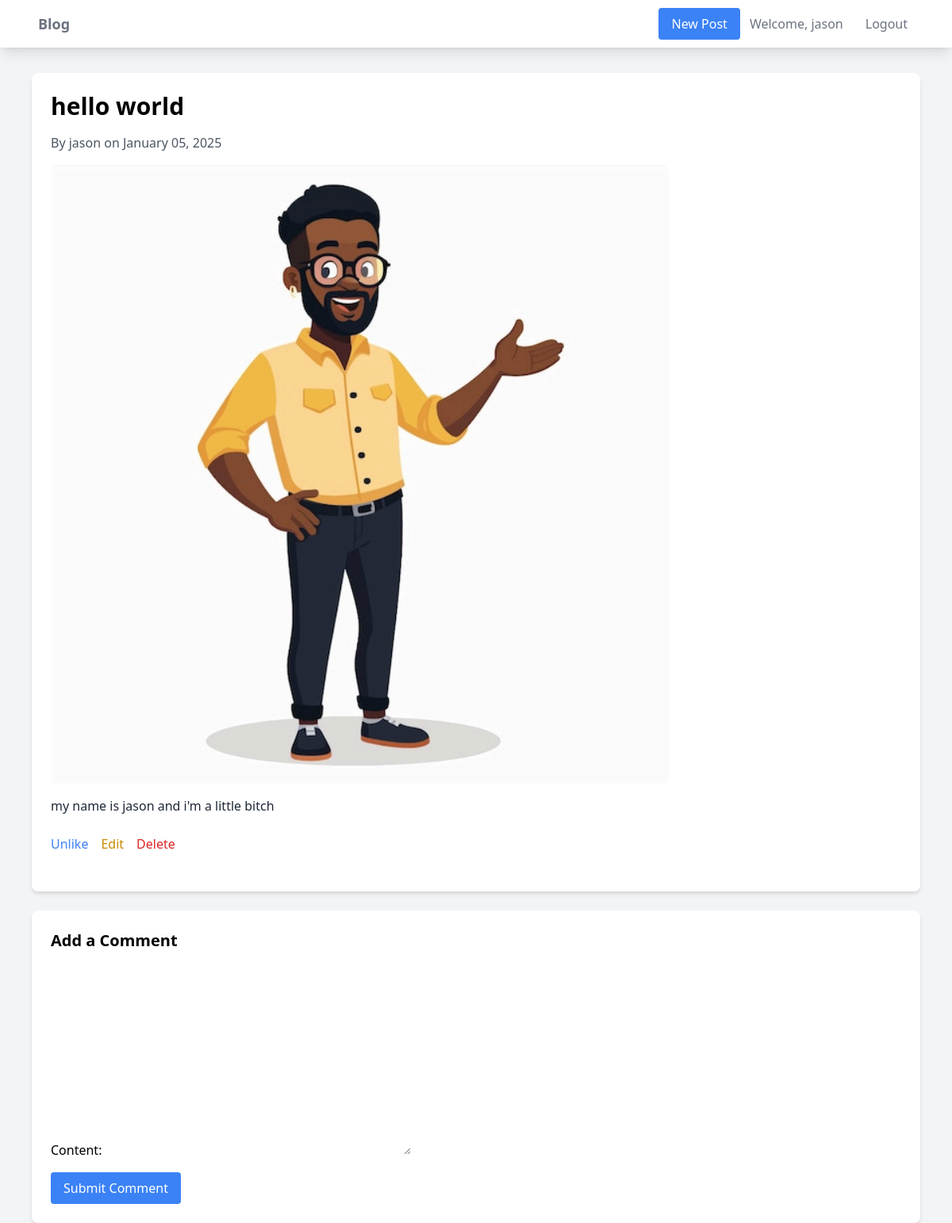
Page /post/1/ (signed in) on the committed database.
### core/models.py (models this page shows, shortened)
class Post(models.Model):
    title = models.CharField(max_length=200)
    content = models.TextField()
    author = models.ForeignKey(User, on_delete=models.CASCADE)
    created_at = models.DateTimeField(auto_now_add=True)
    updated_at = models.DateTimeField(auto_now=True)
    image = models.ImageField(upload_to='posts/', null=True, blank=True)
    likes = models.ManyToManyField(User, related_name='liked_posts', blank=True)

### core/views.py (the view)
# urls.py: path('post/<int:pk>/', PostDetailView.as_view(), name='post-detail'),
class PostDetailView(DetailView):
    model = Post
    template_name = 'core/post_detail.html'
    def get_context_data(self, **kwargs):
        context = super().get_context_data(**kwargs)
        context['comment_form'] = CommentForm()
        return context

### core/forms.py
class CommentForm(forms.ModelForm):
    class Meta:
        model = Comment
        fields = ['content']

### templates/core/post_detail.html (shortened to what this page needs)
{% extends 'base.html' %} {% block content %}
<article class="bg-white rounded-lg shadow-md p-6">
	<h1 class="text-3xl font-bold mb-4">{{ post.title }}</h1>
	<p class="text-gray-600 mb-4">
		By {{ post.author }} on {{ post.created_at|date:"F d, Y" }}
	</p>
	{% if post.image %}
	<img
		src="{{ post.image.url }}"
		alt="{{ post.title }}"
		class="mb-4 rounded-lg max-w-full" />
	{% endif %}
	<p class="text-gray-800 mb-6">{{ post.content }}</p>
	<div class="flex items-center mb-6">
		<form
			action="{% url 'post-like' post.pk %}"
			method="POST"
			class="inline">
			<button
				type="submit"
				class="text-blue-500 hover:text-blue-700">
				{% if user in post.likes.all %} Unlike {% else %} Like {% endif %}
			</button>
		</form>
		{% if user == post.author %}
		<a
			href="{% url 'post-update' post.pk %}"
			class="ml-4 text-yellow-600 hover:text-yellow-800"
			>Edit</a
		>
		<a
			href="{% url 'post-delete' post.pk %}"
			class="ml-4 text-red-600 hover:text-red-800"
			>Delete</a
		>
		{% endif %}
	</div>
</article>
{% if user.is_authenticated %}
<div class="mt-6 bg-white rounded-lg shadow-md p-6">
	<h2 class="text-xl font-bold mb-4">Add a Comment</h2>
	<form method="POST">
		{% csrf_token %} {{ comment_form.as_p }}
		<button
			type="submit"
			class="mt-4 bg-blue-500 text-white px-4 py-2 rounded hover:bg-blue-600">
			Submit Comment
		</button>
	</form>
</div>
{% endif %} {% endblock %}

### templates/base.html (shortened to what this page needs)
<!DOCTYPE html>
<html lang="en">
	<head>
		<script src="https://cdn.tailwindcss.com"></script>
	</head>
	<body class="bg-gray-100">
		<nav class="bg-white shadow-lg">
			<div class="max-w-6xl mx-auto px-4">
				<div class="flex justify-between">
					<div class="flex space-x-7">
						<a
							href="{% url 'home' %}"
							class="flex items-center py-4 px-2">
							<span class="font-semibold text-gray-500 text-lg">Blog</span>
						</a>
					</div>
					<div class="flex items-center space-x-3">
						{% if user.is_authenticated %}
						<a
							href="{% url 'post-create' %}"
							class="py-2 px-4 bg-blue-500 text-white rounded hover:bg-blue-600"
							>New Post</a
						>
						<span class="text-gray-500">Welcome, {{ user.username }}</span>
						<a
							href="{% url 'logout' %}"
							class="py-2 px-4 text-gray-500 hover:text-gray-700"
							>Logout</a
						>
						{% endif %}
					</div>
				</div>
			</div>
		</nav>
		<div class="max-w-6xl mx-auto mt-8 px-4">
			 {% block content %} {% endblock %}
		</div>
	</body>
</html>

### rows in the picture
Post: title "hello world", author "jason", created_at "January 05, 2025", image (picture), content "my name is jason and i'm a little bitch"

### other values in the picture
{{ user.username }} "jason"
